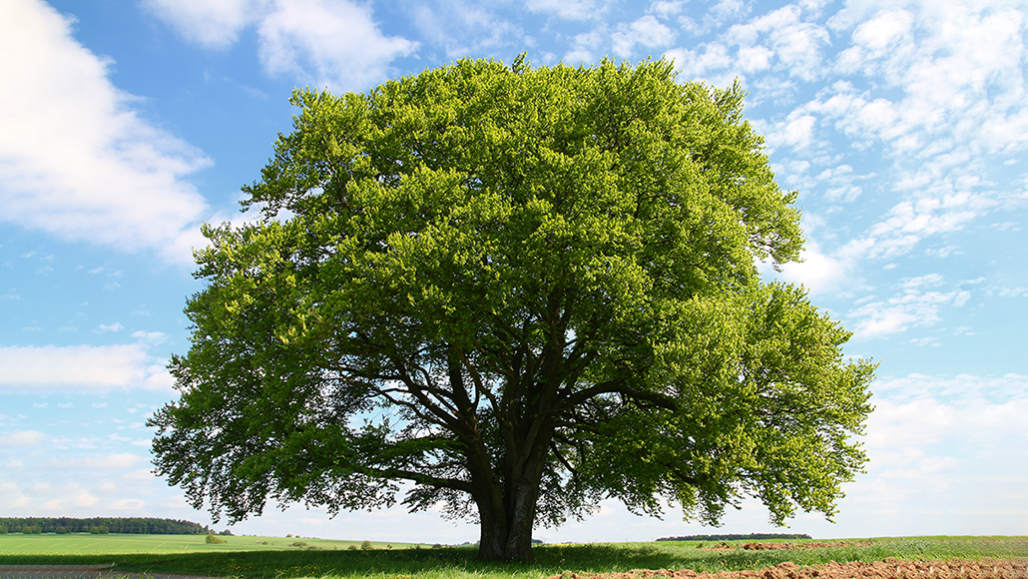
#> input picture theresholding/test.png, 1028 x 579 px
$ jupyter execute theresholding_1.ipynb
#> lines starting #> are read from the running program, lines starting #| are printed output that depends on the picture; after the words box and inside, x2 and y2 are one past the last pixel; in counts of white or black regions, pixels touching at a corner belong together
[cell 1]
import numpy as np
import matplotlib.pyplot as plt
from skimage.io import imread, imshow
from skimage.color import rgb2gray, rgb2hsv
from skimage.morphology import area_opening
from skimage.exposure import histogram
from skimage.filters import threshold_otsu

[cell 2]
chico = imread('test.png')
#> chico is the input picture: shape (579, 1028, 4); mean R, G, B, A 141.2, 158.7, 140.8, 255
chico = chico[:, :, :3]
#> chico: shape (579, 1028, 3)
imshow(chico);

[cell 3]
th_values = np.linspace(0, 1, 11)
fig, axis = plt.subplots(2, 5, figsize=(15,8))
chico_gray = rgb2gray(chico)
for th, ax in zip(th_values, axis.flatten()):

    chico_binarized = chico_gray < th
    ax.imshow(chico_binarized)
    ax.set_title('$Threshold = %.2f$' % th)
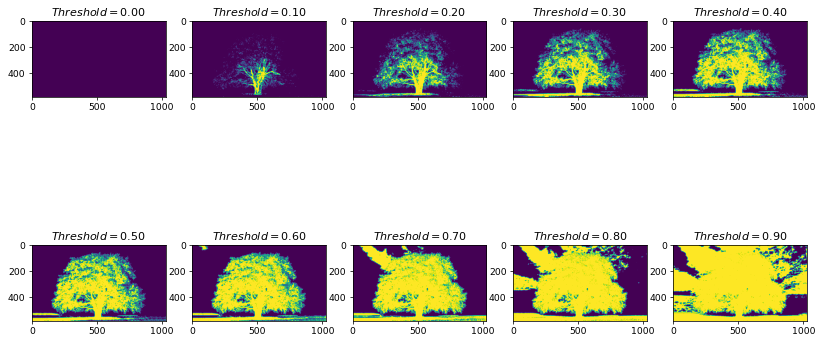
#> figure drawn by matplotlib, 10 panels

[cell 4]
freq, bins = histogram(chico_gray)
#> freq = 256 values, max 8365 at index 236, min 23 at index 0, mean 2325; bins = 256 values from 0.00195 to 0.998
plt.step(bins, freq*1.0/freq.sum())
plt.xlabel('Intensity value')
plt.ylabel('Fraction of pixels');
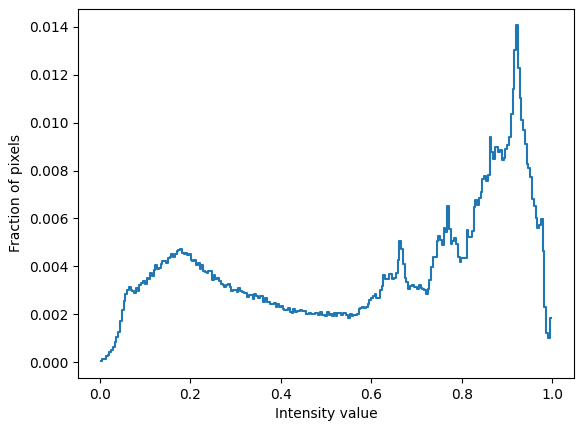
#> figure drawn by matplotlib, 1 panel; curve peaks at x = 0.924, y = 0.0141

Otsu’s method assumes that the image is composed of a background and a foreground. This method works by minimizing the intra-class variance or maximizing the inter-class variance. Let’s see how this works.

[cell 5]
def masked_image(image, mask):
    r = image[:,:,0] * mask
    g = image[:,:,1] * mask
    b = image[:,:,2] * mask
    return np.dstack([r,g,b])
fig, ax = plt.subplots(1, 2, figsize=(12,6))
thresh = threshold_otsu(chico_gray)
#> thresh = 0.537
chico_otsu  = chico_gray < thresh
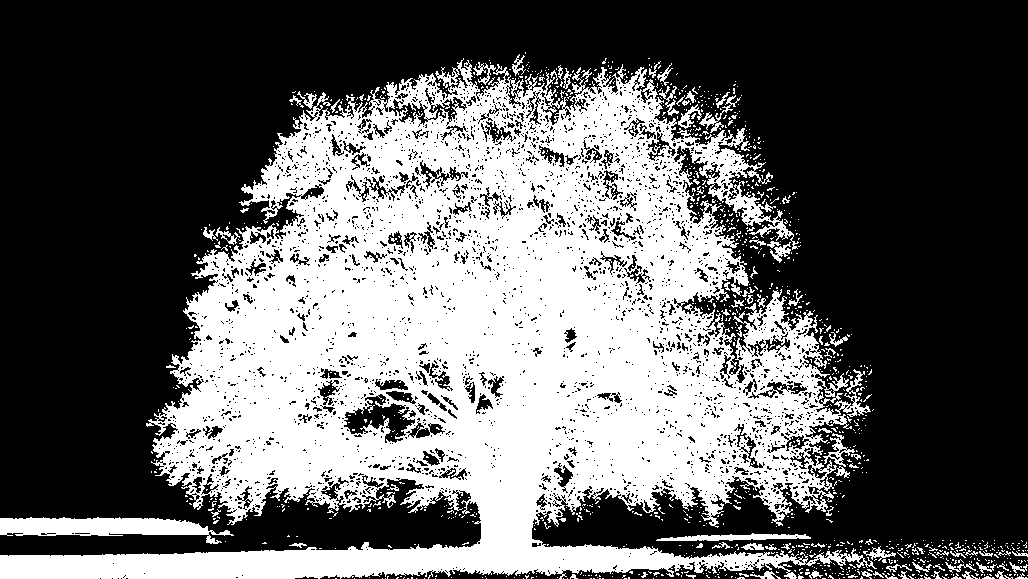
#> chico_otsu: shape (579, 1028) bool; 38.7% white; 1189 white regions (1099 under 20 px), largest, box (x1, y1, x2, y2) and area: (0, 58, 877, 579) 217447, (0, 517, 234, 544) 3434, (656, 533, 811, 541) 719
ax[0].imshow(chico_otsu)
filtered = masked_image(chico, chico_otsu)
#> in masked_image, `return np.dstack([r,g,b])`:
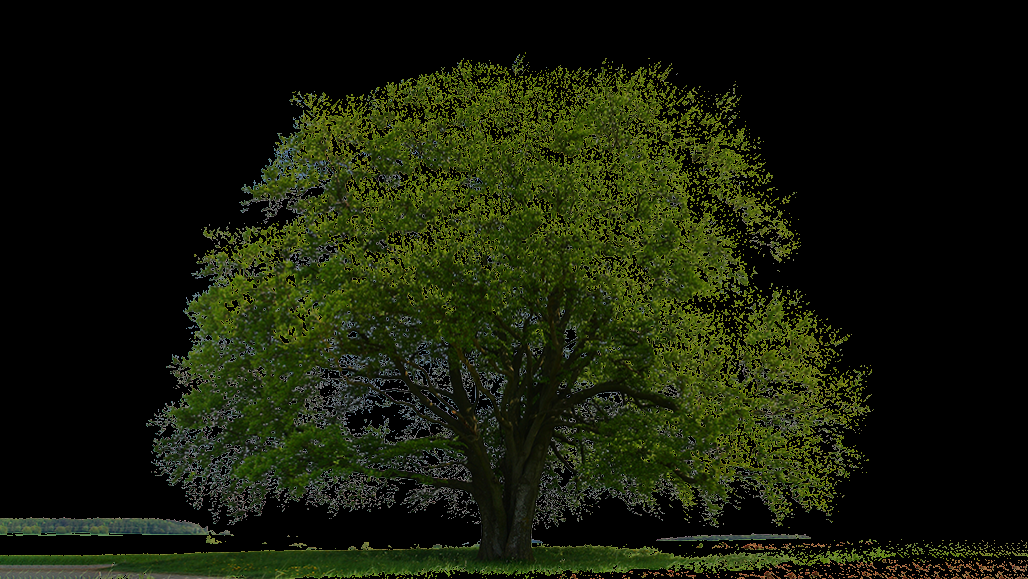
#> returned value: shape (579, 1028, 3); mean of channels 0, 1, 2 22.9, 28.1, 10.1; drawn as R, G, B
ax[1].imshow(filtered)

[cell 6]
fig, ax = plt.subplots(1, 3, figsize=(15,6))
ax[0].imshow(chico[:,:,0], cmap='Reds')
ax[0].set_title('Red')
ax[1].imshow(chico[:,:,1], cmap='Greens')
ax[1].set_title('Green')
ax[2].imshow(chico[:,:,2], cmap='Blues')
ax[2].set_title('Blue');

[cell 7]
figure, ax = plt.subplots(1,2, figsize=(12,6))
chico_red = chico[:,:,0]
chico_green = chico[:,:,1]
chico_blue = chico[:,:,2]
binarized = ((chico_red < 200) & (chico_red > 75) &
             (chico_green < 120) & (chico_green > 50) &
             (chico_blue > 20))
#> binarized: shape (579, 1028) bool; 5.3% white in thin lines or dots
opened = area_opening(binarized, 5000)
ax[0].imshow(binarized)
ax[1].imshow(masked_image(chico, opened))
#> in masked_image (call 2), `return np.dstack([r,g,b])`: returned value: shape (579, 1028, 3); every value is 0

[cell 8]
chico_hsv = rgb2hsv(chico)
#> chico_hsv: shape (579, 1028, 3) float64; mean of channels 0, 1, 2 0.399, 0.414, 0.666
fig, ax = plt.subplots(1, 3, figsize=(15,6))
ax[0].imshow(chico_hsv[:,:,0], cmap='hsv')
ax[0].set_title('Hue')
ax[1].imshow(chico_hsv[:,:,1], cmap='hsv')
ax[1].set_title('Saturation')
ax[2].imshow(chico_hsv[:,:,2], cmap='hsv')
ax[2].set_title('Value');
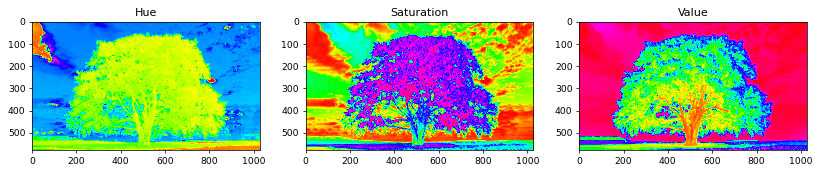
#> figure drawn by matplotlib, 3 panels

[cell 9]
figure, ax = plt.subplots(1,2, figsize=(12,6))
chico_hue = chico_hsv[:,:,0]
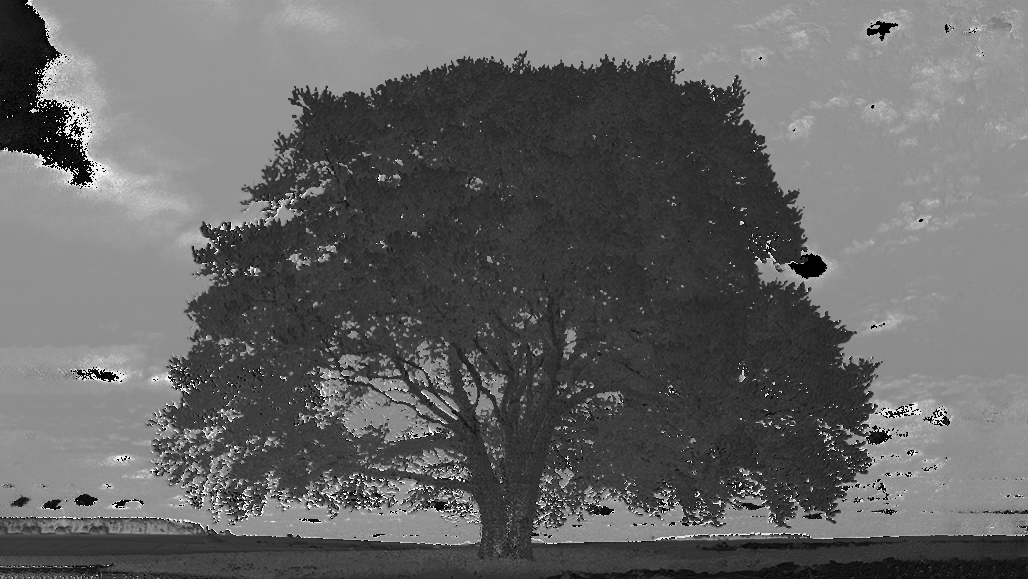
#> chico_hue: shape (579, 1028) float64; min 0, max 0.997, mean 0.399
chico_sat = chico_hsv[:,:,1]
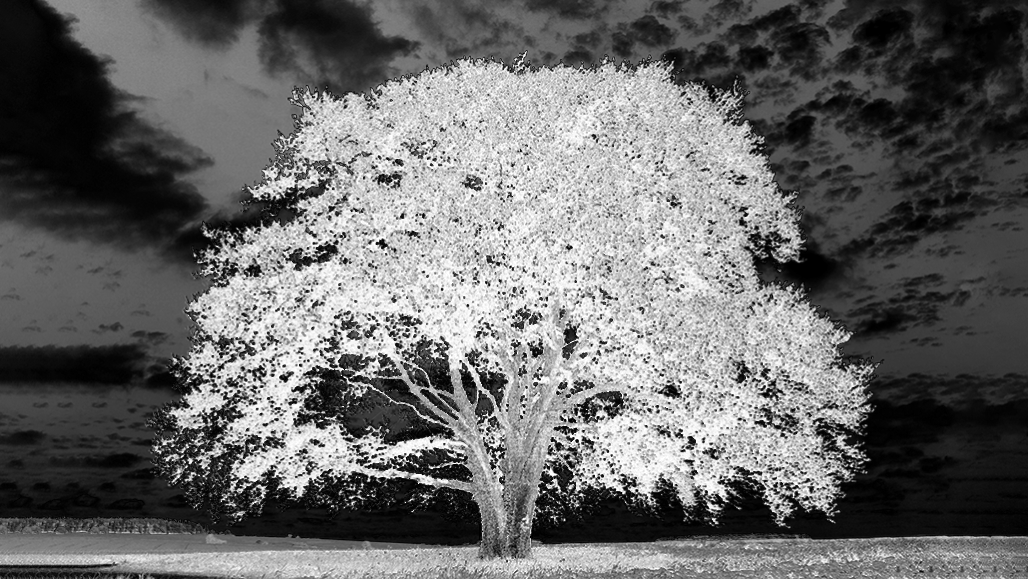
#> chico_sat: shape (579, 1028) float64; min 0, max 1, mean 0.414
chico_val = chico_hsv[:,:,2]
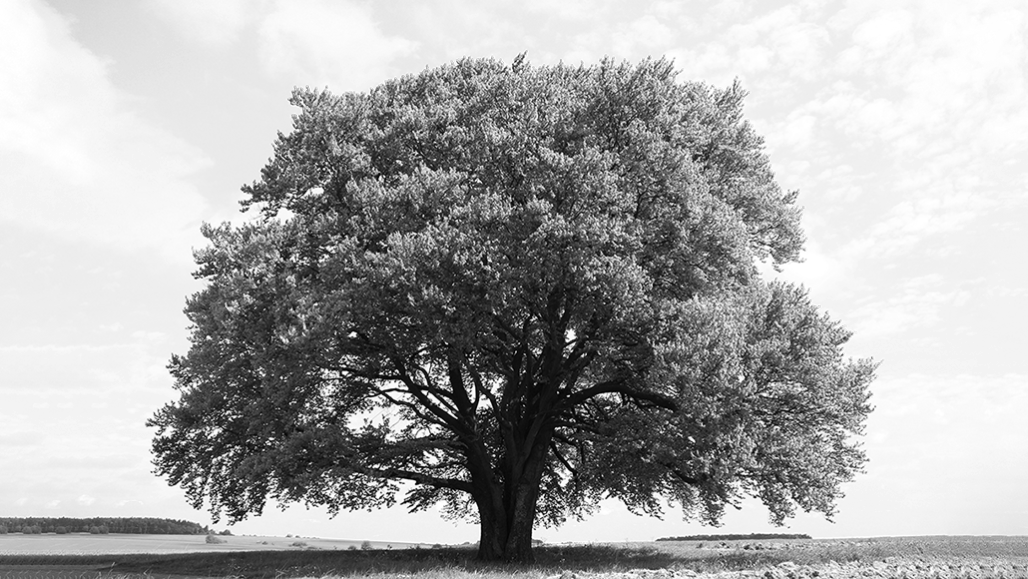
#> chico_val: shape (579, 1028) float64; min 0, max 1, mean 0.666
binarized_hsv = ((chico_hue < 0.18) & (chico_hue > 0.05) &
                 (chico_sat > 0.55)  & (chico_sat < 0.80))
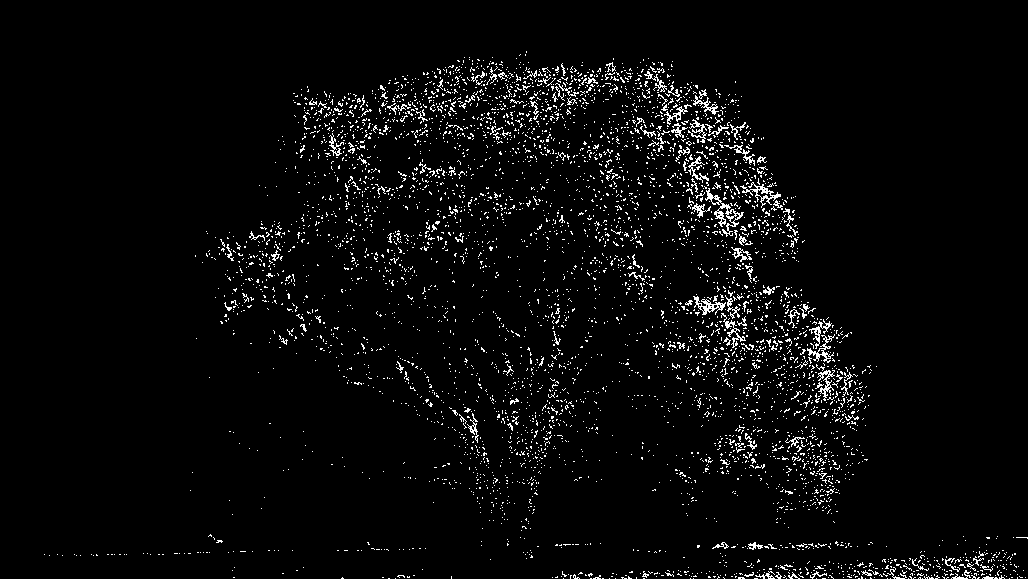
#> binarized_hsv: shape (579, 1028) bool; 3.6% white in thin lines or dots, all inside (x1, y1, x2, y2) = (44, 51, 1028, 579)
opened = area_opening(binarized_hsv, 5000)
ax[0].imshow(binarized_hsv)
ax[1].imshow(masked_image(chico, opened))
